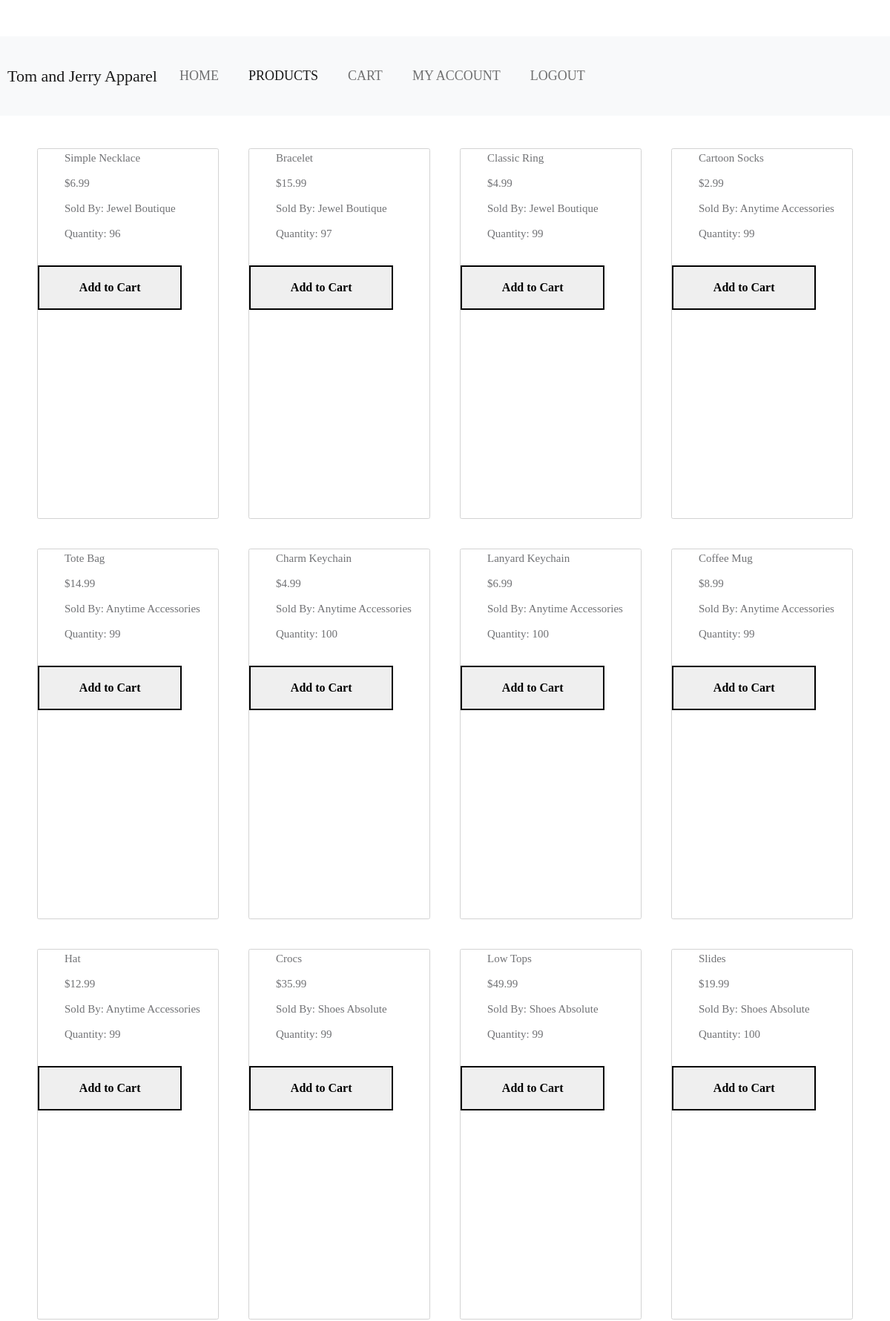
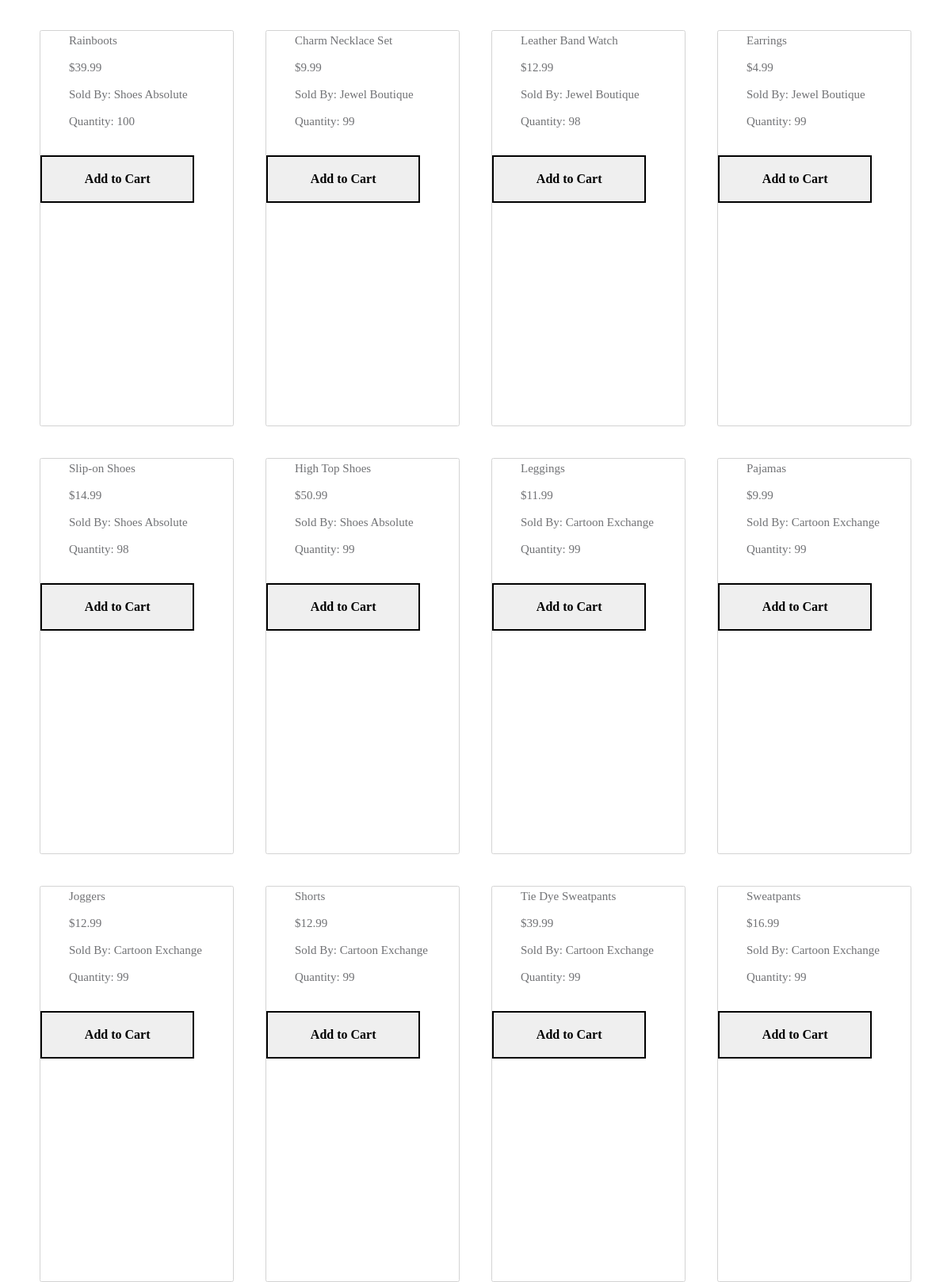
/products.php (upper part), run on the app's committed database (2 pictures, top to bottom).
### tables this page shows
CREATE TABLE `products` (
  `Pnum` bigint(20) NOT NULL,
  `Pname` varchar(250) NOT NULL,
  `Dnum` int(11) NOT NULL,
  `price` varchar(100) NOT NULL,
  `quantity` bigint(20) NOT NULL,
  `store_name` varchar(99) NOT NULL
);

### products.php (the view, shortened to what this page needs)
<?php
    include('functions.php');
    $sql = "SELECT * FROM products";
    $all_product = $db->query($sql);
?>
<!DOCTYPE html>
<html>
<head>
    <div class="stff" style="background-color: white;">
        <link rel="stylesheet" href="https://cdn.jsdelivr.net/npm/bootstrap@4.3.1/dist/css/bootstrap.min.css"
 />
        <link rel="stylesheet" href="style.css" />
        <link href="css/bootstrap.min.css" rel="stylesheet">
        <link href="css/bootstrap-icons.css" rel="stylesheet">
        <link href="css/tooplate-clean-work.css" rel="stylesheet">
</head>
<nav class="navbar navbar-expand-lg navbar-light bg-light">
    <a class="navbar-brand" href="#">Tom and Jerry Apparel</a>
    <div class="collapse navbar-collapse" id="navbarNav">
      <ul class="navbar-nav">
        <li class="nav-item ">
          <a class="nav-link" href="homepg.php"
            >Home <span class="sr-only"></span></a
          >
        </li>
        <li class="nav-item active">
          <a class="nav-link" href="products.php"
            >Products<span class="sr-only">(current)</span></a>
        </li>
        <li class="nav-item">
          <a class="nav-link" href="cart.php"
            >Cart</a>
        </li>
        <li class="nav-item">
          <a class="nav-link" href="./myaccount.php">My Account</a>
        </li>
        <li class="nav-item">
          <a class="nav-link" href="./logout.php">Logout</a>
        </li>
      </ul>
    </div>
  </nav>
<body>
    <br>
    <br>
    <br>
    <br>
    <br>
    <br>
    <br>
    <br>
    <br>
    <br>
    <br>
    <br>
    <main>
        <?php
            while($row = mysqli_fetch_assoc($all_product)){
        ?>
        <div class="card">
            <div class="caption">
                <p class="product-name"><?php echo $row["Pname"]; ?></p>
                <p class="price">$<?php echo $row["price"]; ?></p>
                <p class="price">Sold By: <?php echo $row["store_name"]; ?></p>
                <p class="price">Quantity: <?php echo $row["quantity"]; ?></p>
            </div>
            <button class="add" data-id="<?php echo $row["Pnum"];  ?>">Add to Cart</button>
        </div>
        <?php
            }
        ?>
    </main>
</body>
</html>

### style.css (style rules this page uses)
html { scroll-behavior: smooth; background-color: white; }
body { scroll-behavior: smooth; background-color: white; }
body { font-size: 120%; background: #f8f8ff; }
* { padding: 0; margin: 0; box-sizing: border-box; font-family: Cambria, Cochin, Georgia, Times, 'Times New Roman', serif; color: black; }
html { font-size:62.5%; }
main { max-width: 1500px; width: 95%; margin: 30px auto; display: flex; flex-wrap: wrap; justify-content: space-between; margin: auto; }
main .card { max-width: 300px; flex: 1 1 210px; text-align: center; height: 400px; }
* { box-sizing: border-box !important; transition: ease all 0.5s; }
html { scroll-behavior: smooth; }
body { color: #666666; font-size: 14px; line-height: 1.80857; font-weight: normal; overflow-x: hidden; font-family: 'Poppins', sans-serif; }
a { color: #1f1f1f; text-decoration: none !important; outline: none !important; -webkit-transition: all .3s ease-in-out; -moz-transition: all .3s ease-in-out; -ms-transition: all .3s ease-in-out; -o-transition: all .3s ease-in-out; transition: all .3s ease-in-out; }
*, *::after, *::before { -webkit-box-sizing: border-box; -moz-box-sizing: border-box; box-sizing: border-box; }
ul, li, ol { margin: 0px; padding: 0px; list-style: none; }
p { margin: 20px; font-weight: 300; font-size: 15px; line-height: 24px; }
a { color: #222222; text-decoration: none; outline: none !important; }
a, .btn { text-decoration: none !important; outline: none !important; -webkit-transition: all .3s ease-in-out; -moz-transition: all .3s ease-in-out; -ms-transition: all .3s ease-in-out; -o-transition: all .3s ease-in-out; transition: all .3s ease-in-out; }
button { border: 0; margin: 0; padding: 0; cursor: pointer; }
.bg-light { background-color: transparent !important; }
.navbar-light .navbar-nav .nav-link { font-size: 18px; text-transform: uppercase; color: #fff; }
.navbar-nav { align-items: center; }
.navbar-expand-lg .navbar-nav .nav-link { padding-right: 20px; padding-left: 20px; }
.nav-item { position: relative; }

### css/tooplate-clean-work.css (style rules this page uses)
:root { --white-color: #ffffff; --primary-color: #7cb8eb; --secondary-color: #4f83d1; --section-bg-color: #f0f8ff; --custom-btn-bg-color: #4f83d1; --custom-btn-bg-hover-color: #7cb8eb; --dark-color: #000000; --p-color: #717275; --border-color: #e9eaeb; --link-hover-color: #4f83d1; --body-font-family: 'Poppins', sans-serif; --h1-font-size: 52px; --h2-font-size: 46px; --h3-font-size: 32px; --h4-font-size: 28px; --h5-font-size: 24px; --h6-font-size: 22px; --p-font-size: 16px; --btn-font-size: 18px; --copyright-font-size: 14px; --border-radius-large: 100px; --border-radius-medium: 20px; --border-radius-small: 10px; --font-weight-normal: 400; --font-weight-medium: 500; --font-weight-bold: 700; }
body { background-color: var(--white-color); font-family: var(--body-font-family); }
p { color: var(--p-color); font-size: var(--p-font-size); font-weight: var(--font-weight-normal); }
ul li { color: var(--p-color); font-size: var(--p-font-size); font-weight: var(--font-weight-normal); }
a, button { touch-action: manipulation; transition: all 0.3s; }
a { display: inline-block; color: var(--primary-color); text-decoration: none; }
.navbar { background: transparent; position: absolute; top: 49px; right: 0; left: 0; z-index: 9; padding-top: 20px; padding-bottom: 20px; }
.navbar-brand, .navbar-brand:hover { color: var(--white-color); font-size: var(--h6-font-size); font-weight: var(--font-weight-light); }
.navbar-expand-lg .navbar-nav .nav-link { margin: 20px; padding: 0; }
.navbar-nav .nav-link { display: inline-block; color: var(--white-color); font-size: var(--p-font-size); font-weight: var(--font-weight-medium); position: relative; padding-top: 15px; padding-bottom: 15px; }

### data on the page
products: Pname "Simple Necklace", price "6.99", store_name "Jewel Boutique", quantity "96"
products: Pname "Bracelet", price "15.99", store_name "Jewel Boutique", quantity "97"
products: Pname "Classic Ring", price "4.99", store_name "Jewel Boutique", quantity "99"
products: Pname "Cartoon Socks", price "2.99", store_name "Anytime Accessories", quantity "99"
products: Pname "Tote Bag", price "14.99", store_name "Anytime Accessories", quantity "99"
products: Pname "Charm Keychain", price "4.99", store_name "Anytime Accessories", quantity "100"
products: Pname "Lanyard Keychain", price "6.99", store_name "Anytime Accessories", quantity "100"
products: Pname "Coffee Mug", price "8.99", store_name "Anytime Accessories", quantity "99"
products: Pname "Hat", price "12.99", store_name "Anytime Accessories", quantity "99"
products: Pname "Crocs", price "35.99", store_name "Shoes Absolute", quantity "99"
products: Pname "Low Tops", price "49.99", store_name "Shoes Absolute", quantity "99"
products: Pname "Slides", price "19.99", store_name "Shoes Absolute", quantity "100"
products: Pname "Rainboots", price "39.99", store_name "Shoes Absolute", quantity "100"
products: Pname "Charm Necklace Set", price "9.99", store_name "Jewel Boutique", quantity "99"
products: Pname "Leather Band Watch", price "12.99", store_name "Jewel Boutique", quantity "98"
products: Pname "Earrings", price "4.99", store_name "Jewel Boutique", quantity "99"
products: Pname "Slip-on Shoes", price "14.99", store_name "Shoes Absolute", quantity "98"
products: Pname "High Top Shoes", price "50.99", store_name "Shoes Absolute", quantity "99"
products: Pname "Leggings", price "11.99", store_name "Cartoon Exchange", quantity "99"
products: Pname "Pajamas", price "9.99", store_name "Cartoon Exchange", quantity "99"
products: Pname "Joggers", price "12.99", store_name "Cartoon Exchange", quantity "99"
products: Pname "Shorts", price "12.99", store_name "Cartoon Exchange", quantity "99"
products: Pname "Tie Dye Sweatpants", price "39.99", store_name "Cartoon Exchange", quantity "99"
products: Pname "Sweatpants", price "16.99", store_name "Cartoon Exchange", quantity "99"
